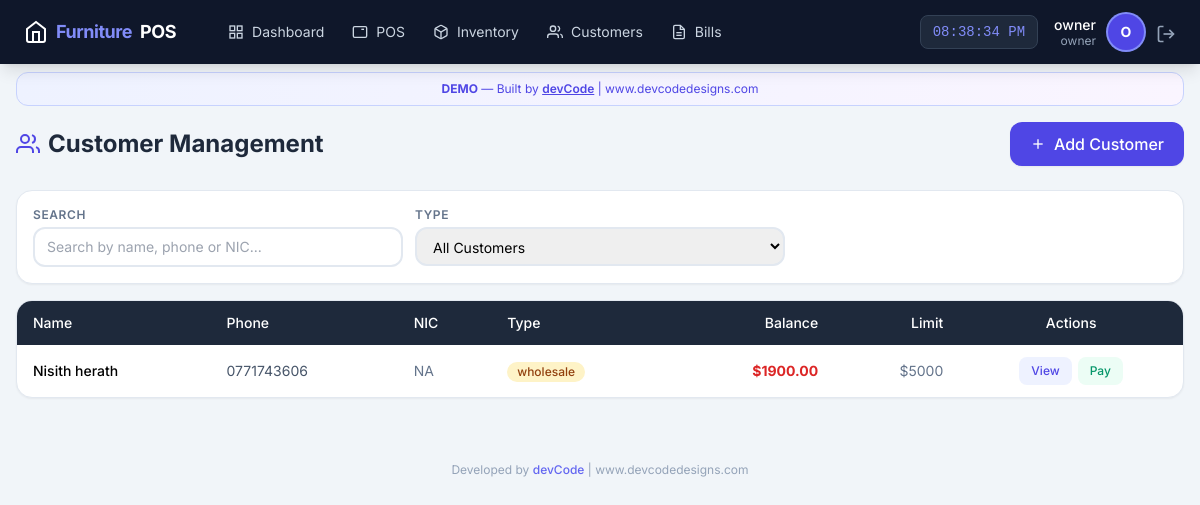
/customer/list (signed in), run on an earlier commit of the app's database.
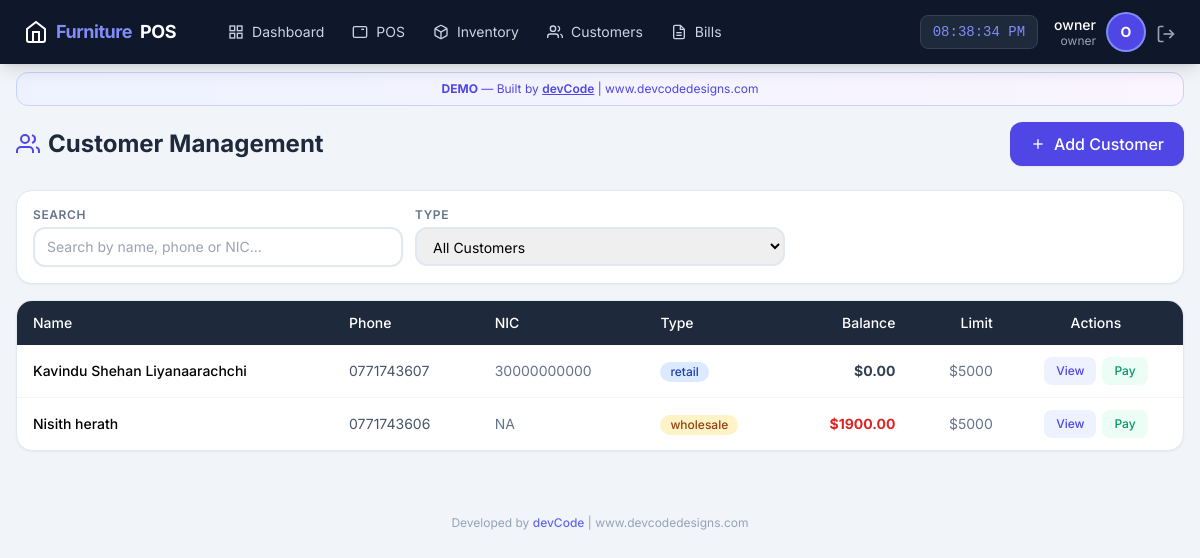
And on a later commit of the database.
### app/models/user.py (models this page shows, shortened)
class User(UserMixin, db.Model):
    __tablename__ = 'users'
    id = db.Column(db.Integer, primary_key=True)
    username = db.Column(db.String(50), unique=True, nullable=False)
    email = db.Column(db.String(120), unique=True, nullable=False)
    password_hash = db.Column(db.String(255), nullable=False)
    role = db.Column(db.String(20), default='staff')  # owner, manager, staff
    is_active = db.Column(db.Boolean, default=True)
    created_at = db.Column(db.DateTime, default=datetime.utcnow)
    last_login = db.Column(db.DateTime)
    orders = db.relationship('Order', backref='cashier_rel', lazy=True, foreign_keys='Order.user_id')

### app/models/customer.py (models this page shows, shortened)
class Customer(db.Model):
    __tablename__ = 'customers'
    id = db.Column(db.Integer, primary_key=True)
    name = db.Column(db.String(100), nullable=False)
    phone = db.Column(db.String(20), unique=True, nullable=False)
    email = db.Column(db.String(120))
    address = db.Column(db.Text)
    nic = db.Column(db.String(20))  # National ID Card
    customer_type = db.Column(db.String(20), default='retail')
    balance = db.Column(db.Float, default=0.0)
    credit_limit = db.Column(db.Float, default=5000.0)
    total_purchases = db.Column(db.Float, default=0.0)
    total_paid = db.Column(db.Float, default=0.0)
    is_active = db.Column(db.Boolean, default=True)
    notes = db.Column(db.Text)
    created_at = db.Column(db.DateTime, default=datetime.utcnow)
    updated_at = db.Column(db.DateTime, default=datetime.utcnow, onupdate=datetime.utcnow)
    orders = db.relationship('Order', backref='customer_rel', lazy=True)
    payments = db.relationship('Payment', backref='customer_rel', lazy=True)

### app/routes/customer.py (the view)
@customer_bp.route('/list')
@login_required
def list_customers():
    customers = Customer.query.filter_by(is_active=True).order_by(Customer.customer_type, Customer.name).all()
    return render_template('customer/list.html', customers=customers)

### app/models/user.py (called while the page is built)
@login_manager.user_loader
def load_user(user_id):
    return User.query.get(int(user_id))

### app/templates/customer/list.html (shortened to what this page needs)
{% extends "base.html" %}
{% block content %}
<div class="max-w-7xl mx-auto px-4 py-4">
    <div class="flex flex-col sm:flex-row justify-between items-start sm:items-center gap-3 mb-6">
        <h1 class="text-2xl font-bold text-slate-800 flex items-center gap-2">
            <svg class="icon-lg text-indigo-600" viewBox="0 0 24 24" fill="none" stroke="currentColor" stroke-width="2">
                <path d="M17 21v-2a4 4 0 0 0-4-4H5a4 4 0 0 0-4 4v2"></path>
                <circle cx="9" cy="7" r="4"></circle>
                <path d="M23 21v-2a4 4 0 0 0-3-3.87"></path>
                <path d="M16 3.13a4 4 0 0 1 0 7.75"></path>
            </svg>
            Customer Management
        </h1>
        <button onclick="showAddCustomer()" class="bg-indigo-600 text-white px-5 py-2.5 rounded-xl font-medium hover:bg-indigo-700 transition flex items-center gap-2 shadow-sm">
            <svg class="icon-sm" viewBox="0 0 24 24" fill="none" stroke="currentColor" stroke-width="2">
                <line x1="12" y1="5" x2="12" y2="19"></line>
                <line x1="5" y1="12" x2="19" y2="12"></line>
            </svg>
            Add Customer
        </button>
    </div>
    <div class="bg-white rounded-2xl shadow-sm border border-slate-200 p-4 mb-4">
        <div class="grid grid-cols-1 md:grid-cols-3 gap-3">
            <div>
                <label class="block text-xs font-semibold text-slate-500 uppercase tracking-wider mb-1">Search</label>
                <input type="text" id="custSearch" class="w-full border-2 border-slate-200 rounded-xl px-3 py-2 text-sm focus:border-indigo-400 focus:outline-none"
                       placeholder="Search by name, phone or NIC..." onkeyup="filterTable()">
            </div>
            <div>
                <label class="block text-xs font-semibold text-slate-500 uppercase tracking-wider mb-1">Type</label>
                <select id="typeFilter" class="w-full border-2 border-slate-200 rounded-xl px-3 py-2 text-sm focus:border-indigo-400 focus:outline-none" onchange="filterTable()">
                    <option value="all">All Customers</option>
                </select>
            </div>
        </div>
    </div>
    <div class="bg-white rounded-2xl shadow-sm border border-slate-200 overflow-hidden">
        <div class="overflow-x-auto">
            <table class="w-full text-sm" id="custTable">
                <thead>
                    <tr class="bg-slate-800 text-white">
                        <th class="px-4 py-3 text-left font-medium">Name</th>
                        <th class="px-4 py-3 text-left font-medium">Phone</th>
                        <th class="px-4 py-3 text-left font-medium hidden lg:table-cell">NIC</th>
                        <th class="px-4 py-3 text-left font-medium">Type</th>
                        <th class="px-4 py-3 text-right font-medium">Balance</th>
                        <th class="px-4 py-3 text-right font-medium hidden md:table-cell">Limit</th>
                        <th class="px-4 py-3 text-center font-medium">Actions</th>
                    </tr>
                </thead>
                <tbody class="divide-y divide-slate-100">
                    {% for customer in customers %}
                    <tr class="hover:bg-slate-50 transition">
                        <td class="px-4 py-3 font-medium">{{ customer.name }}</td>
                        <td class="px-4 py-3 text-slate-600">{{ customer.phone }}</td>
                        <td class="px-4 py-3 text-slate-500 hidden lg:table-cell">{{ customer.nic or '-' }}</td>
                        <td class="px-4 py-3">
                            <span class="inline-flex items-center px-2.5 py-0.5 rounded-full text-xs font-medium
                                {{ 'bg-amber-100 text-amber-800' if customer.customer_type == 'wholesale' else 'bg-blue-100 text-blue-800' }}">
                                {{ customer.customer_type }}
                            </span>
                        </td>
                        <td class="px-4 py-3 text-right font-bold {{ 'text-red-600' if customer.balance > 0 else 'text-slate-700' }}">
                            ${{ "%.2f"|format(customer.balance) }}
                        </td>
                        <td class="px-4 py-3 text-right text-slate-500 hidden md:table-cell">${{ "%.0f"|format(customer.credit_limit) }}</td>
                        <td class="px-4 py-3">
                            <div class="flex items-center justify-center gap-1.5">
                                <button onclick="viewCustomer({{ customer.id }})"
                                        class="px-3 py-1.5 bg-indigo-50 text-indigo-600 text-xs font-medium rounded-lg hover:bg-indigo-100">
                                    View
                                </button>
                                <button onclick="showPayment({{ customer.id }}, '{{ customer.name }}', {{ customer.balance }})"
                                        class="px-3 py-1.5 bg-emerald-50 text-emerald-600 text-xs font-medium rounded-lg hover:bg-emerald-100">
                                    Pay
                                </button>
                            </div>
                        </td>
                    </tr>
                    {% else %}
                    <tr>
                        <td colspan="7" class="px-4 py-8 text-center text-slate-400">No customers found</td>
                    </tr>
                    {% endfor %}
                </tbody>
            </table>
        </div>
    </div>
</div>
{% endblock %}

### app/templates/base.html (shortened to what this page needs)
<!DOCTYPE html>
<html lang="en">
<head>
    <script src="https://cdn.tailwindcss.com"></script>
</head>
<body class="bg-slate-100 min-h-screen">
    <nav class="bg-slate-900 text-white shadow-lg fixed top-0 left-0 right-0 z-50">
        <div class="flex justify-between items-center px-4 lg:px-6 h-16">
            <div class="flex items-center gap-6">
                <a href="{{ url_for('pos.dashboard') }}" class="flex items-center gap-2 text-lg font-bold tracking-tight">
                    <svg class="icon-lg" viewBox="0 0 24 24" fill="none" stroke="currentColor" stroke-width="2">
                        <path d="M3 9l9-7 9 7v11a2 2 0 0 1-2 2H5a2 2 0 0 1-2-2z"></path>
                        <polyline points="9 22 9 12 15 12 15 22"></polyline>
                    </svg>
                    <span class="text-indigo-400">Furniture</span>POS
                </a>
                {% if current_user.is_authenticated %}
                <div class="hidden lg:flex items-center gap-1 ml-4">
                    <a href="{{ url_for('pos.dashboard') }}" class="nav-link px-3 py-2 text-sm text-slate-300 hover:text-white flex items-center gap-2">
                        <svg class="icon-sm" viewBox="0 0 24 24" fill="none" stroke="currentColor" stroke-width="2">
                            <rect x="3" y="3" width="7" height="7"></rect><rect x="14" y="3" width="7" height="7"></rect>
                            <rect x="14" y="14" width="7" height="7"></rect><rect x="3" y="14" width="7" height="7"></rect>
                        </svg>
                        Dashboard
                    </a>
                    <a href="{{ url_for('pos.terminal') }}" class="nav-link px-3 py-2 text-sm text-slate-300 hover:text-white flex items-center gap-2">
                        <svg class="icon-sm" viewBox="0 0 24 24" fill="none" stroke="currentColor" stroke-width="2">
                            <rect x="2" y="4" width="20" height="16" rx="2"></rect>
                            <line x1="6" y1="8" x2="6" y2="8"></line><line x1="10" y1="8" x2="10" y2="8"></line>
                            <line x1="14" y1="8" x2="18" y2="8"></line>
                        </svg>
                        POS
                    </a>
                    <a href="{{ url_for('inventory.manage') }}" class="nav-link px-3 py-2 text-sm text-slate-300 hover:text-white flex items-center gap-2">
                        Inventory
                    </a>
                    <a href="{{ url_for('customer.list_customers') }}" class="nav-link px-3 py-2 text-sm text-slate-300 hover:text-white flex items-center gap-2">
                        <svg class="icon-sm" viewBox="0 0 24 24" fill="none" stroke="currentColor" stroke-width="2">
                            <path d="M17 21v-2a4 4 0 0 0-4-4H5a4 4 0 0 0-4 4v2"></path>
                            <circle cx="9" cy="7" r="4"></circle>
                            <path d="M23 21v-2a4 4 0 0 0-3-3.87"></path>
                            <path d="M16 3.13a4 4 0 0 1 0 7.75"></path>
                        </svg>
                        Customers
                    </a>
                    {% if current_user.role in ['owner','manager'] %}
                    <a href="{{ url_for('pos.bills') }}" class="nav-link px-3 py-2 text-sm text-slate-300 hover:text-white flex items-center gap-2">
                        <svg class="icon-sm" viewBox="0 0 24 24" fill="none" stroke="currentColor" stroke-width="2">
                            <path d="M14 2H6a2 2 0 0 0-2 2v16a2 2 0 0 0 2 2h12a2 2 0 0 0 2-2V8z"></path>
                            <polyline points="14 2 14 8 20 8"></polyline>
                            <line x1="16" y1="13" x2="8" y2="13"></line><line x1="16" y1="17" x2="8" y2="17"></line>
                        </svg>
                        Bills
                    </a>
                    {% endif %}
                </div>
                {% endif %}
            </div>
            {% if current_user.is_authenticated %}
            <div class="flex items-center gap-4">
                <span id="liveClock" class="hidden sm:block text-sm font-mono bg-slate-800 px-3 py-1.5 rounded-lg text-indigo-400 border border-slate-700"></span>
                <div class="flex items-center gap-3">
                    <div class="hidden sm:block text-right">
                        <p class="text-sm font-medium leading-tight">{{ current_user.username }}</p>
                        <p class="text-xs text-slate-400 leading-tight">{{ current_user.role }}</p>
                    </div>
                    <div class="w-9 h-9 bg-indigo-600 rounded-full flex items-center justify-center text-sm font-bold ring-2 ring-indigo-400">
                        {{ current_user.username[0]|upper }}
                    </div>
                    <a href="{{ url_for('auth.logout') }}" class="text-slate-400 hover:text-red-400 transition" title="Logout">
                        <svg class="icon" viewBox="0 0 24 24" fill="none" stroke="currentColor" stroke-width="2">
                            <path d="M9 21H5a2 2 0 0 1-2-2V5a2 2 0 0 1 2-2h4"></path>
                            <polyline points="16 17 21 12 16 7"></polyline>
                            <line x1="21" y1="12" x2="9" y2="12"></line>
                        </svg>
                    </a>
                </div>
            </div>
            {% endif %}
        </div>
    </nav>
    <div class="pt-16 pb-20 lg:pb-4">
        <div class="max-w-7xl mx-auto px-4 mt-2">
            <div class="bg-gradient-to-r from-indigo-50 to-purple-50 border border-indigo-200 rounded-xl px-4 py-2 text-center text-xs text-indigo-600">
                <strong>DEMO</strong> — Built by <a href="https://www.devcodedesigns.com" target="_blank" class="underline font-semibold hover:text-indigo-800">devCode</a> | www.devcodedesigns.com
            </div>
        </div>
        {% block content %}{% endblock %}
        <footer class="max-w-7xl mx-auto px-4 py-4 text-center text-xs text-slate-400 mt-8">
            Developed by <a href="https://www.devcodedesigns.com" target="_blank" class="text-indigo-500 hover:text-indigo-700 font-medium">devCode</a> | www.devcodedesigns.com
        </footer>
    </div>
</body>
</html>

### app/templates/base.html (style rules this page uses)
body { font-family: 'Inter', system-ui, sans-serif; }
.nav-link { transition: all 0.2s; }
.icon { width: 20px; height: 20px; display: inline-block; vertical-align: middle; }
.icon-sm { width: 16px; height: 16px; }
.icon-lg { width: 24px; height: 24px; }

What changed in the data, as far as the page shows it:
added Customer: name "Kavindu Shehan Liyanaarachchi", phone "0771743607", nic "30000000000", customer_type "retail", balance "0.00", credit_limit "5000"
